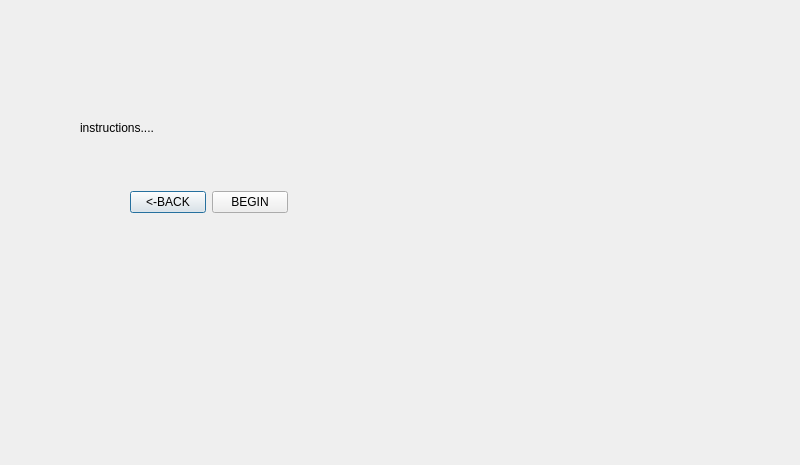
<?xml version="1.0" encoding="UTF-8"?>
<ui version="4.0">
 <class>fundusinstruc</class>
 <widget class="QDialog" name="fundusinstruc">
  <property name="geometry">
   <rect>
    <x>0</x>
    <y>0</y>
    <width>800</width>
    <height>465</height>
   </rect>
  </property>
  <property name="windowTitle">
   <string>Dialog</string>
  </property>
  <widget class="QLabel" name="label">
   <property name="geometry">
    <rect>
     <x>80</x>
     <y>120</y>
     <width>181</width>
     <height>16</height>
    </rect>
   </property>
   <property name="text">
    <string>instructions....</string>
   </property>
  </widget>
  <widget class="QWidget" name="layoutWidget">
   <property name="geometry">
    <rect>
     <x>130</x>
     <y>190</y>
     <width>158</width>
     <height>25</height>
    </rect>
   </property>
   <layout class="QHBoxLayout" name="horizontalLayout">
    <item>
     <widget class="QPushButton" name="funinsbackButton">
      <property name="text">
       <string>&lt;-BACK</string>
      </property>
     </widget>
    </item>
    <item>
     <widget class="QPushButton" name="funinsbegButton">
      <property name="text">
       <string>BEGIN</string>
      </property>
     </widget>
    </item>
   </layout>
  </widget>
 </widget>
 <resources/>
 <connections/>
</ui>
